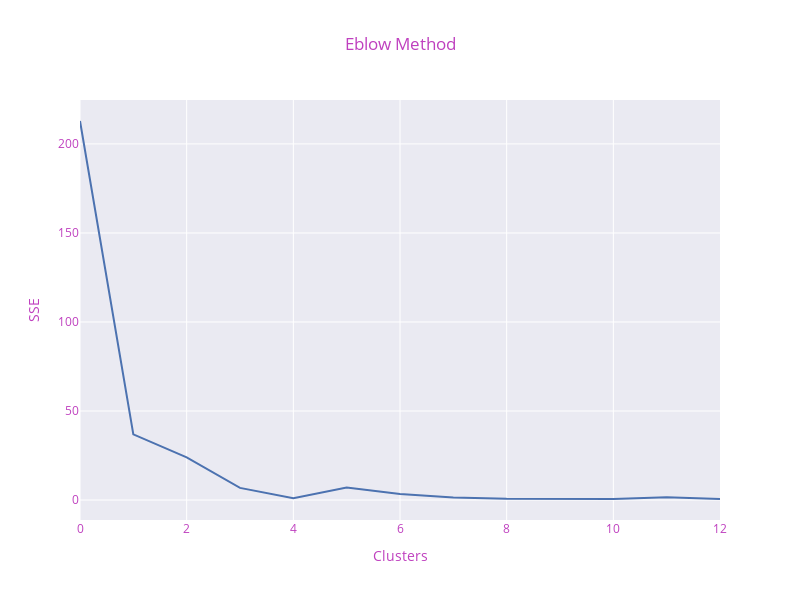

Source (notebook cell):
### Code cell
fig = px.line(y=model.sse,template="seaborn",title='Eblow Method')
fig.update_layout(width=800, height=600,
title_font_color="#BF40BF", 
xaxis=dict(color="#BF40BF",title="Clusters"), 
yaxis=dict(color="#BF40BF",title="SSE"))

### Figure 1 — Plotly figure (JSON) as saved in the notebook; plotly's stock layout.template omitted (floating-point values rounded to 4 significant figures)
{"data": [{"hovertemplate": "x=%{x}<br>y=%{y}<extra></extra>", "legendgroup": "", "line": {"color": "rgb(76,114,176)", "dash": "solid"}, "marker": {"symbol": "circle"}, "mode": "lines", "name": "", "orientation": "v", "showlegend": false, "type": "scatter", "x": [0, 1, 2, 3, 4, 5, 6, 7, 8, 9, 10, 11, 12], "xaxis": "x", "y": [212.9, 36.9, 23.97, 6.835, 1.077, 7.077, 3.396, 1.502, 0.6844, 0.6274, 0.5993, 1.651, 0.6652], "yaxis": "y"}], "layout": {"height": 600, "legend": {"tracegroupgap": 0}, "title": {"font": {"color": "#BF40BF"}, "text": "Eblow Method"}, "width": 800, "xaxis": {"anchor": "y", "color": "#BF40BF", "domain": [0, 1], "title": {"text": "Clusters"}}, "yaxis": {"anchor": "x", "color": "#BF40BF", "domain": [0, 1], "title": {"text": "SSE"}}}}
